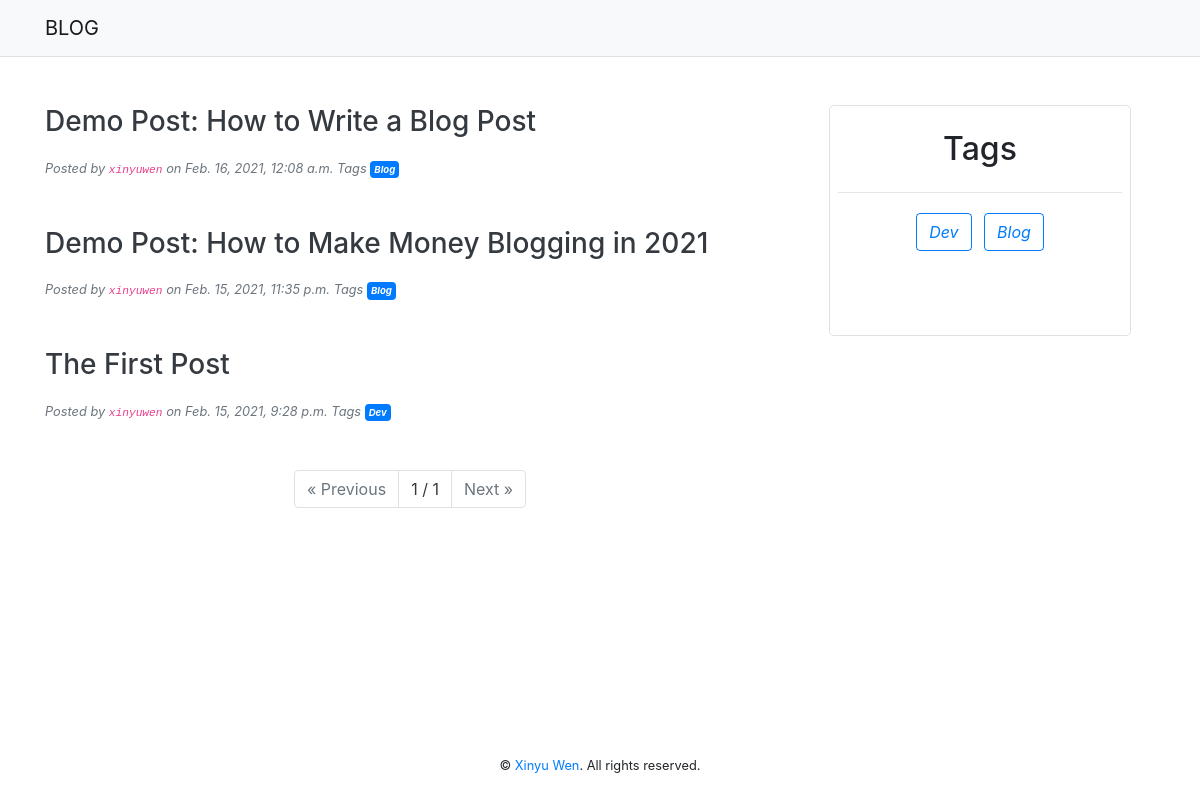
The page / on the database its author committed.
### posts/models.py (models this page shows, shortened)
class Post(models.Model):
    title = models.CharField(max_length=250)
    slug = models.SlugField(max_length=250)
    author = models.ForeignKey(
        User,
        on_delete=models.CASCADE,
        related_name='blog_posts')
    body = models.TextField()
    publish = models.DateTimeField(default=timezone.now)
    created = models.DateTimeField(auto_now_add=True)
    updated = models.DateTimeField(auto_now=True)
    tags = TaggableManager()
    class Meta:
        ordering = ('-publish',)
    def get_url(self):
        return reverse(
            'posts:post_detail',
            args=[
                self.id,
                self.slug
            ]
        )

### posts/views.py (the view)
# urls.py: path('', views.post_list, name='post_list'),
def post_list(request, tag_slug=None):
    tag = None
    if tag_slug:
        tag = Tag.objects.filter(slug=tag_slug).first()
        all_posts = Post.objects.filter(tags__in=[tag])
    else:
        all_posts = Post.objects.all()
    tag_list = Tag.objects.all()
    paginator = Paginator(all_posts, 5)
    page = request.GET.get('page')
    try:
        posts = paginator.page(page)
    except PageNotAnInteger:
        posts = paginator.page(1)
    except EmptyPage:
        posts = paginator.page(paginator.num_pages)
    context = {
        'posts': posts,
        'tag_list': tag_list,
        'tag_slug': tag_slug,
        'tag': tag,
    }
    return render(request, 'blog/posts/list.html', context)

### templates/blog/posts/list.html (shortened to what this page needs)
{% extends "blog/base.html" %}
{% block content %}
    <div>
        <div>
            {% for post in posts %}
                <h3 class="mt-5">
                    <a class="text-dark text-decoration-none" href="{{ post.get_url }}">{{ post.title }}</a>
                </h3>
                <div class="mt-3">
                    <small class="font-italic text-secondary">Posted by
                        <code>{{ post.author }}</code>
                        <span> on {{ post.publish }}</span>
                        {% if post.tags.count %}
                            Tags
                            {% for tag in post.tags.all %}
                                <a href="{% url "posts:post_list_by_tag" tag.slug %}"
                                   class="badge badge-primary text-white text-decoration-none p-1">
                                    {{ tag.name }}</a>
                            {% endfor %}
                        {% endif %}
                    </small>
                </div>
            {% endfor %}
        </div>
        <nav class="my-5">
            <ul class="pagination justify-content-center">
                {% if posts.has_previous %}
                    <li class="page-item">
                        <a class="page-link" href="?page={{ posts.previous_page_number }}">&laquo; Previous</a></li>
                {% else %}
                    <li class="page-item disabled">
                        <a class="page-link" href="#" tabindex="-1" aria-disabled="true">&laquo; Previous</a></li>
                {% endif %}
                <li class="page-item disabled">
                    <span class="page-link text-dark">
                        {{ posts.number }} / {{ posts.paginator.num_pages }}</span></li>
                {% if posts.has_next %}
                    <li class="page-item">
                        <a class="page-link" href="?page={{ posts.next_page_number }}">Next &raquo;</a></li>
                {% else %}
                    <li class="page-item disabled">
                        <a class="page-link" href="#" tabindex="-1" aria-disabled="true">Next &raquo;</a></li>
                {% endif %}
            </ul>
        </nav>
    </div>
{% endblock %}

### templates/blog/base.html (shortened to what this page needs)
{% load static %}
<!DOCTYPE html>
<html lang="en" class="h-100">
  <head>
    <link
      rel="stylesheet"
      href="https://cdn.jsdelivr.net/npm/bootstrap@4.6.0/dist/css/bootstrap.min.css"
    />
    <link rel="stylesheet" href="{% static "blog/css/highlights_github.css" %}">
    <link rel="stylesheet" href="{% static "blog/css/style.css" %}">
  </head>
  <body class="d-flex flex-column h-100">
    {% include 'blog/partials/navbar.html' %}
    <main class="container">
      <div class="row">
        <div class="col-md-8">{% block content %} {% endblock %}</div>
        <div class="col-md-4 text-center">{% include 'blog/partials/sidebar.html' %}</div>
      </div>
    </main>
    {% include 'blog/partials/footer.html' %}
  </body>
</html>

### templates/blog/partials/navbar.html
{% load static %}
<nav class="navbar navbar-expand-lg navbar-light bg-light border-bottom py-2">
  <div class="container">
    <a class="navbar-brand" href="{% url "posts:post_list" %}">BLOG</a>
  </div>
</nav>

### templates/blog/partials/sidebar.html (shortened to what this page needs)
{% load static %}
<div class="jumbotron border bg-white pt-4 mt-5 mx-4 px-2">
    <div class="h2 mb-4">Tags</div>
    <hr>
    <div class="container my-3">
        {% for tag in tag_list %}
            <a class="btn btn-outline-primary font-italic my-1 mx-1"
               href="{% url "posts:post_list_by_tag" tag.slug %}">{{ tag.name }}
            </a>
        {% endfor %}
    </div>
</div>

### templates/blog/partials/footer.html
{% load static %}
<footer class="footer mt-auto pt-5 pb-4 bg-white text-center">
  <div class="container">
    <small
      >&copy; <a href="mailto:me.xinyuwen@gmail.com">Xinyu Wen</a>. All rights reserved.
    </small>
  </div>
</footer>

### rows shown on the page
Post: title "Demo Post: How to Write a Blog Post", author "xinyuwen", publish "Feb. 16, 2021, 12:08 a.m."
Tag: name "Blog"
Post: title "Demo Post: How to Make Money Blogging in 2021", author "xinyuwen", publish "Feb. 15, 2021, 11:35 p.m."
Post: title "The First Post", author "xinyuwen", publish "Feb. 15, 2021, 9:28 p.m."
Tag: name "Dev"

### other values the page prints
{{ posts.number }} "1"
{{ posts.paginator.num_pages }} "1"
